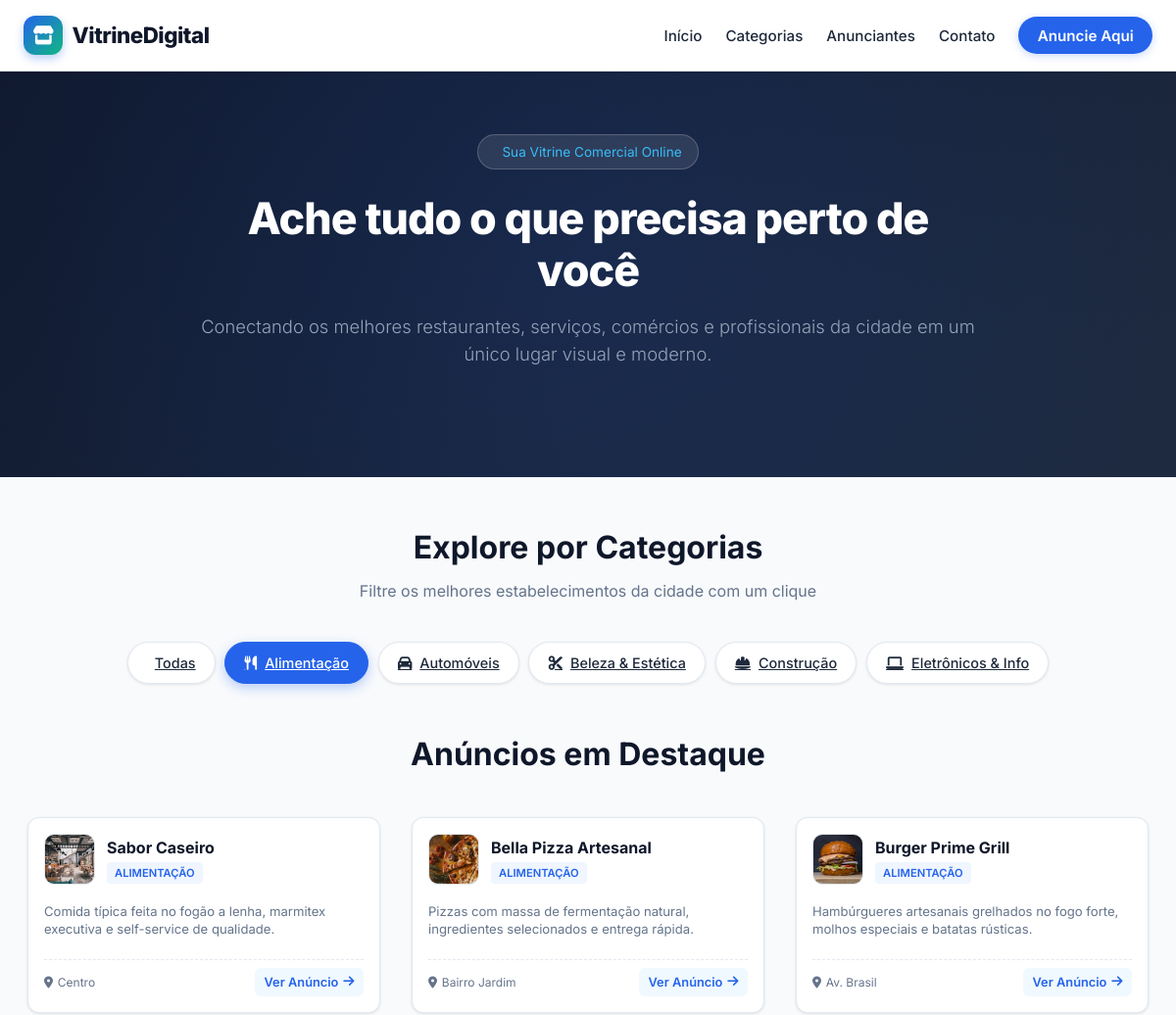
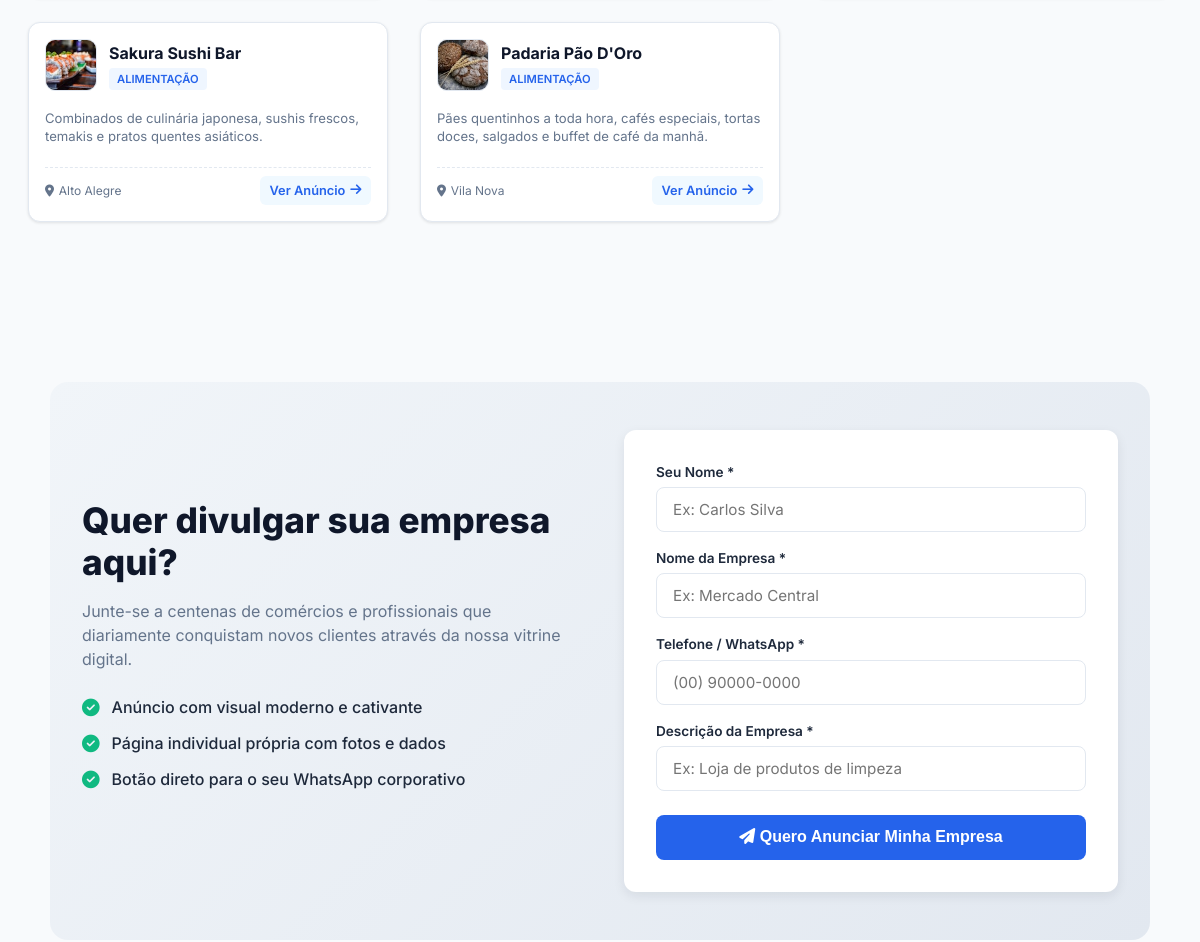
Before: /adaptado-para-a-infinityfree/index.php?cat=cat-alimentacao (upper part) with the older database file (2 pictures, top to bottom).
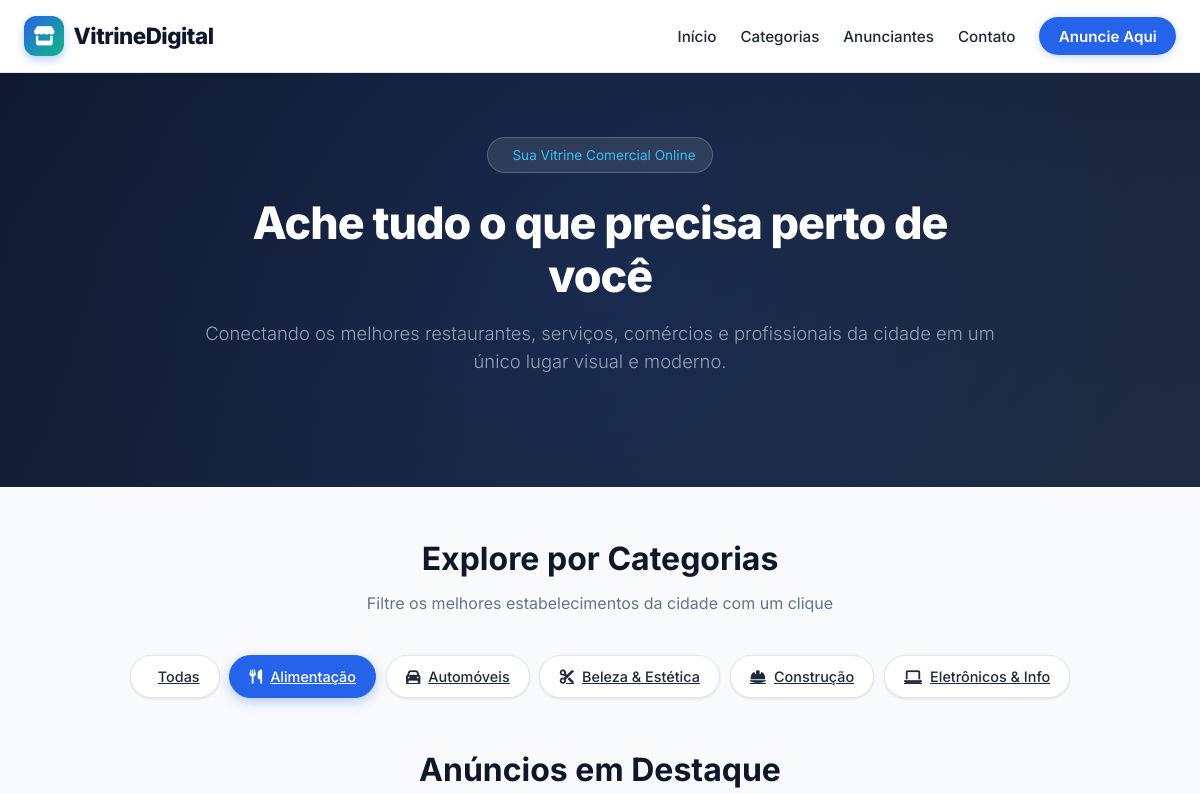
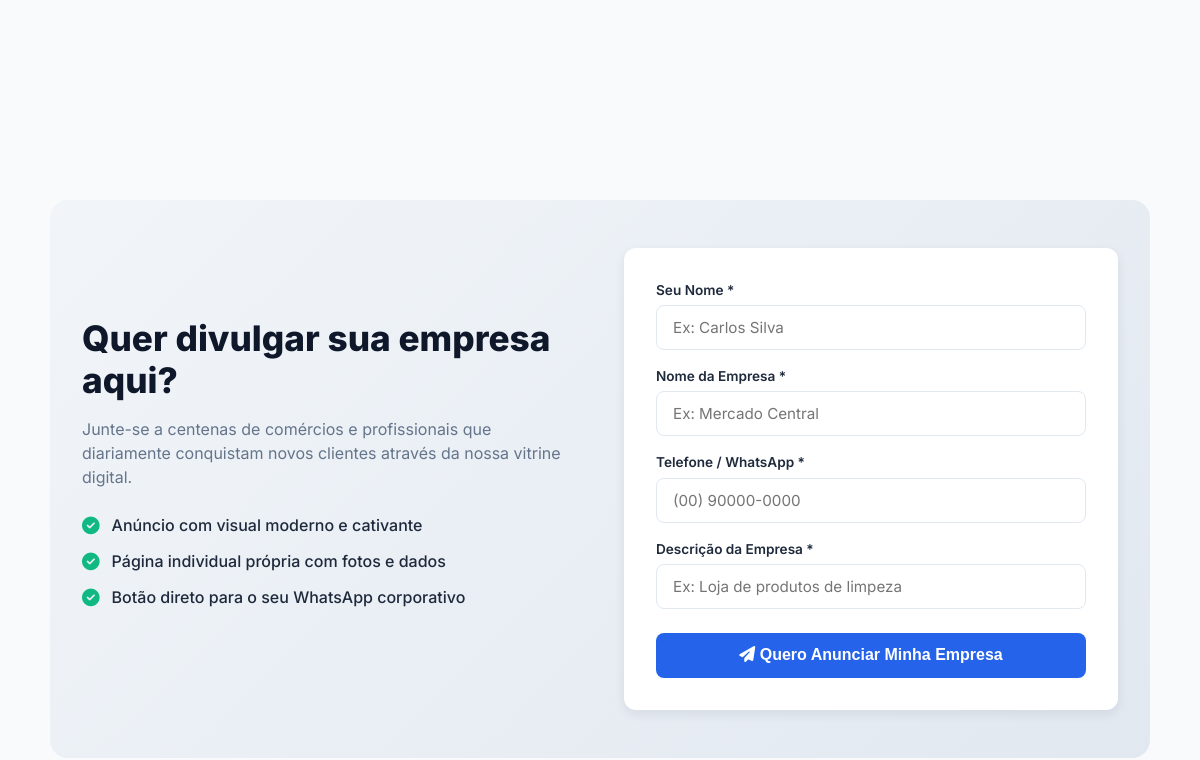
After: the same page with the newer database file (2 pictures, top to bottom).
### tables this page shows
CREATE TABLE categorias (
    id INT AUTO_INCREMENT PRIMARY KEY,
    nome VARCHAR(100) NOT NULL,
    slug VARCHAR(50) NOT NULL, 
    icone VARCHAR(50) NOT NULL 
);

CREATE TABLE anuncios (
    id INT AUTO_INCREMENT PRIMARY KEY,
    categoria_id INT,
    titulo VARCHAR(150) NOT NULL,
    descricao TEXT NOT NULL,
    localizacao VARCHAR(100) NOT NULL,
    imagem VARCHAR(255) NOT NULL,
    whatsapp VARCHAR(20) NOT NULL,
    sobre TEXT,
    FOREIGN KEY (categoria_id) REFERENCES categorias(id)
);

### adaptado-para-a-infinityfree/index.php (the view, shortened to what this page needs)
<!DOCTYPE html>
<html lang="pt-BR">
    <head>
        <link rel="stylesheet" href="https://cdnjs.cloudflare.com/ajax/libs/font-awesome/6.4.0/css/all.min.css">
        <link rel="stylesheet" href="css/style.css">
    </head>
    <body id="inicio">
        <header>
            <div class="header-container">
                <a href="#inicio" class="logo">
                    <div class="logo-icon">
                        <i class="fa-solid fa-store"></i>
                    </div>
                    <span>VitrineDigital</span>
                </a>
                <nav>
                    <ul class="nav-menu">
                        <li><a href="#inicio" class="nav-link">Início</a></li>
                        <li><a href="#categorias" class="nav-link">Categorias</a></li>
                        <li><a href="#anunciantes" class="nav-link">Anunciantes</a></li>
                        <li><a href="#contato" class="nav-link">Contato</a></li>
                        <li><a href="#anuncie" class="nav-link nav-btn">Anuncie Aqui</a></li>
                    </ul>
                </nav>
            </div>
        </header>
        <section class="hero">
            <div class="hero-content">
                <div class="hero-badge">
                    <i class="fa-solid fa-sparkles"></i> Sua Vitrine Comercial Online
                </div>
                <h1>Ache tudo o que precisa perto de você</h1>
                <p>Conectando os melhores restaurantes, serviços, comércios e profissionais da cidade em um único lugar visual e moderno.</p>
            </div>
        </section>
        <main class="container" id="categorias">
            <div class="section-header">
                <h2 class="section-title">Explore por Categorias</h2>
                <p class="section-subtitle">Filtre os melhores estabelecimentos da cidade com um clique</p>
            </div>
            <?php
            include 'php/conexao.php';
            $categoria_atual = isset($_GET['cat']) ? $_GET['cat'] : 'all';
            ?>
            <div class="category-pills">
                <a href="index.php" class="pill-label <?php echo ($categoria_atual == 'all') ? 'active' : ''; ?>">
                    <i class="fa-solid fa-grid-2"></i> Todas
                </a>
                <?php
                $stmt_cat = $pdo->query("SELECT * FROM categorias");
                while($cat = $stmt_cat->fetch(PDO::FETCH_ASSOC)) {
                    $ativo = ($categoria_atual == $cat['slug']) ? 'active' : '';
                    echo '<a href="index.php?cat='.$cat['slug'].'" class="pill-label '.$ativo.'">';
                    echo '<i class="fa-solid '.$cat['icone'].'"></i> '.$cat['nome'];
                    echo '</a>';
                }
                ?>
            </div>
            <div class="section-header" id="anunciantes">
                <h2 class="section-title">Anúncios em Destaque</h2>
            </div>
            <div class="ads-grid">
                <?php
                if ($categoria_atual != 'all') {
                    $sql = "SELECT a.*, c.slug as cat_slug, c.nome as cat_nome
                            FROM anuncios a
                            JOIN categorias c ON a.categoria_id = c.id
                            WHERE c.slug = :slug";
                    $stmt = $pdo->prepare($sql);
                    $stmt->execute(['slug' => $categoria_atual]);
                } else {
                    $sql = "SELECT a.*, c.slug as cat_slug, c.nome as cat_nome
                            FROM anuncios a
                            JOIN categorias c ON a.categoria_id = c.id";
                    $stmt = $pdo->query($sql);
                }
                while($anuncio = $stmt->fetch(PDO::FETCH_ASSOC)) {
                ?>
                    <article class="card <?php echo $anuncio['cat_slug']; ?>">
                        <div class="card-header">
                            <img src="<?php echo $anuncio['imagem']; ?>" alt="<?php echo $anuncio['titulo']; ?>" class="card-img">
                            <div class="card-header-text">
                                <h3 class="card-title"><?php echo $anuncio['titulo']; ?></h3>
                                <span class="card-badge"><?php echo $anuncio['cat_nome']; ?></span>
                            </div>
                        </div>
                        <div class="card-body">
                            <p class="card-desc"><?php echo $anuncio['descricao']; ?></p>
                        </div>
                        <div class="card-footer">
                            <span class="card-location"><i class="fa-solid fa-location-dot"></i> <?php echo $anuncio['localizacao']; ?></span>
                            <a href="#modal-<?php echo $anuncio['id']; ?>" class="card-btn">Ver Anúncio <i class="fa-solid fa-arrow-right"></i></a>
                        </div>
                    </article>
                <?php } ?>
            </div>
        </main>
        <section class="container" id="anuncie">
            <div class="advertise-section">
                <div class="advertise-info">
                    <h2>Quer divulgar sua empresa aqui?</h2>
                    <p>Junte-se a centenas de comércios e profissionais que diariamente conquistam novos clientes através da nossa vitrine digital.</p>
                    <ul class="benefit-list">
                        <li class="benefit-item"><i class="fa-solid fa-circle-check"></i> Anúncio com visual moderno e cativante</li>
                        <li class="benefit-item"><i class="fa-solid fa-circle-check"></i> Página individual própria com fotos e dados</li>
                        <li class="benefit-item"><i class="fa-solid fa-circle-check"></i> Botão direto para o seu WhatsApp corporativo</li>
                    </ul>
                </div>
                <div class="ad-form">
                    <form action="#inicio" method="get">
                        <div class="form-group">
                            <label class="form-label" for="nome">Seu Nome *</label>
                            <input type="text" id="nome" name="nome" class="form-control" placeholder="Ex: Carlos Silva" required>
                        </div>
                        <div class="form-group">
                            <label class="form-label" for="empresa">Nome da Empresa *</label>
                            <input type="text" id="empresa" name="empresa" class="form-control" placeholder="Ex: Mercado Central" required>
                        </div>
                        <div class="form-group">
                            <label class="form-label" for="whatsapp">Telefone / WhatsApp *</label>
                            <input type="tel" id="whatsapp" name="whatsapp" class="form-control" placeholder="(00) 90000-0000" required>
                        </div>
                        <div class="form-group">
                            <label class="form-label" for="descrição">Descrição da Empresa *</label>
                            <input type="text" id="descrição" name="descrição" class="form-control" placeholder="Ex: Loja de produtos de limpeza" required>
                        </div>
                        <button type="submit" class="btn-submit">
                            <i class="fa-solid fa-paper-plane"></i> Quero Anunciar Minha Empresa
                        </button>
                    </form>
                </div>
            </div>
        </section>
    </body>
</html>

Changed rows visible on the page:
removed anuncios: imagem (picture), titulo "Sabor Caseiro", categoria.nome "ALIMENTAÇÃO", descricao "Comida típica feita no fogão a lenha, marmitex executiva e self-service de qualidade.", localizacao "Centro"
removed anuncios: imagem (picture), titulo "Bella Pizza Artesanal", categoria.nome "ALIMENTAÇÃO", descricao "Pizzas com massa de fermentação natural, ingredientes selecionados e entrega rápida.", localizacao "Bairro Jardim"
removed anuncios: imagem (picture), titulo "Burger Prime Grill", categoria.nome "ALIMENTAÇÃO", descricao "Hambúrgueres artesanais grelhados no fogo forte, molhos especiais e batatas rústicas.", localizacao "Av. Brasil"
removed anuncios: imagem (picture), titulo "Sakura Sushi Bar", categoria.nome "ALIMENTAÇÃO", descricao "Combinados de culinária japonesa, sushis frescos, temakis e pratos quentes asiáticos.", localizacao "Alto Alegre"
removed anuncios: imagem (picture), titulo "Padaria Pão D'Oro", categoria.nome "ALIMENTAÇÃO", descricao "Pães quentinhos a toda hora, cafés especiais, tortas doces, salgados e buffet de café da manhã.", localizacao "Vila Nova"
